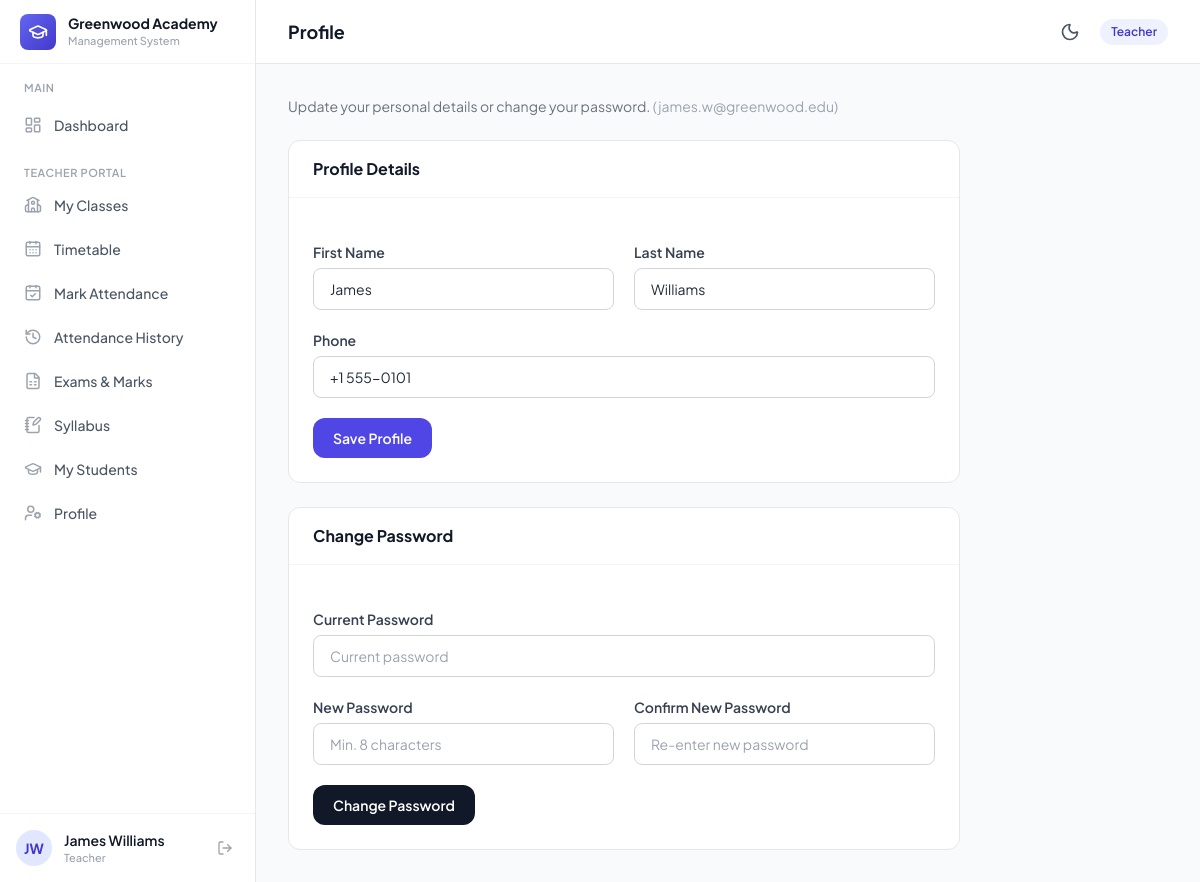
The app's page /profile/ (signed in) with its own data.
### core/models.py (models this page shows, shortened)
class School(models.Model):
    name = models.CharField(max_length=200)
    slug = models.SlugField(max_length=200, unique=True)
    logo = models.ImageField(upload_to='school_logos/', blank=True, null=True)
    plan = models.CharField(
        max_length=20,
        choices=PlanChoices.choices,
        default=PlanChoices.FREE,
    )
    subscription_plan = models.ForeignKey(
        SubscriptionPlan,
        on_delete=models.SET_NULL,
        null=True,
        blank=True,
        related_name='schools',
        help_text='The active subscription plan for this school. Overrides the legacy plan field.',
    )
    is_active = models.BooleanField(default=True)
    currency = models.CharField(
        max_length=3,
        choices=CurrencyChoices.choices,
        default=CurrencyChoices.USD,
        help_text='Currency used for fee invoices at this school.',
    )
    theme_color = models.CharField(
        max_length=20,
        choices=ThemeColorChoices.choices,
        default=ThemeColorChoices.INDIGO,
        help_text='Primary brand color for the school portal UI.',
    )
    created_at = models.DateTimeField(auto_now_add=True)
    class Meta:
        ordering = ['name']
    @property
    def currency_symbol(self):
        return CURRENCY_SYMBOLS.get(self.currency, self.currency)
    @property
    def theme_palette(self):
        return THEME_PALETTES.get(self.theme_color, THEME_PALETTES[ThemeColorChoices.INDIGO])

class User(AbstractUser):
    username = None  # Remove username field
    email = models.EmailField('email address', unique=True)
    school = models.ForeignKey(
        School,
        on_delete=models.CASCADE,
        null=True,
        blank=True,
        related_name='users',
    )
    primary_role = models.CharField(
        max_length=20,
        choices=PrimaryRoleChoices.choices,
        blank=True,
    )
    phone = models.CharField(max_length=20, blank=True)
    USERNAME_FIELD = 'email'
    REQUIRED_FIELDS = []  # email & password are required by default
    objects = UserManager()
    class Meta:
        ordering = ['first_name', 'last_name']
    @property
    def is_school_admin(self):
        return self.primary_role == PrimaryRoleChoices.SCHOOL_ADMIN
    @property
    def role_display(self):
        if self.is_superuser:
            return 'Platform Admin'
        return self.get_primary_role_display()

### core/views.py (the view, shortened to what this page needs)
# urls.py: path('profile/', views.profile_view, name='profile'),
@login_required
def profile_view(request):
    profile_form = ProfileUpdateForm(
        request.POST if request.POST.get('form_type') == 'profile' else None,
        instance=request.user,
    )
    password_form = ChangePasswordForm(
        request.user,
        request.POST if request.POST.get('form_type') == 'password' else None,
    )
    return render(request, 'core/profile.html', {
        'profile_form': profile_form,
        'password_form': password_form,
    })

### templates/core/profile.html (shortened to what this page needs)
{% extends "base.html" %}
{% block page_title %}Profile{% endblock %}
{% block content %}
<div class="max-w-2xl space-y-6">
    <p class="text-sm text-gray-500">
        Update your personal details or change your password.
        <span class="text-gray-400">({{ user.email }})</span>
    </p>
    <div class="bg-white rounded-xl border border-gray-200 overflow-hidden">
        <div class="px-6 py-4 border-b border-gray-100">
            <h3 class="text-base font-bold text-gray-900">Profile Details</h3>
        </div>
        <form method="post" class="p-6 space-y-5" novalidate>
            <div class="grid grid-cols-1 sm:grid-cols-2 gap-5">
                <div>
                    <label for="id_first_name" class="block text-sm font-semibold text-gray-700 mb-1.5">First Name</label>
                    {{ profile_form.first_name }}
                </div>
                <div>
                    <label for="id_last_name" class="block text-sm font-semibold text-gray-700 mb-1.5">Last Name</label>
                    {{ profile_form.last_name }}
                </div>
            </div>
            <div>
                <label for="id_phone" class="block text-sm font-semibold text-gray-700 mb-1.5">Phone</label>
                {{ profile_form.phone }}
            </div>
            <button type="submit" class="inline-flex items-center gap-2 px-5 py-2.5 rounded-xl bg-primary-600 text-white text-sm font-semibold hover:bg-primary-700">
                Save Profile
            </button>
        </form>
    </div>
    <div class="bg-white rounded-xl border border-gray-200 overflow-hidden">
        <div class="px-6 py-4 border-b border-gray-100">
            <h3 class="text-base font-bold text-gray-900">Change Password</h3>
        </div>
        <form method="post" class="p-6 space-y-5" novalidate>
            <div>
                <label for="id_current_password" class="block text-sm font-semibold text-gray-700 mb-1.5">Current Password</label>
                {{ password_form.current_password }}
            </div>
            <div class="grid grid-cols-1 sm:grid-cols-2 gap-5">
                <div>
                    <label for="id_new_password" class="block text-sm font-semibold text-gray-700 mb-1.5">New Password</label>
                    {{ password_form.new_password }}
                </div>
                <div>
                    <label for="id_new_password_confirm" class="block text-sm font-semibold text-gray-700 mb-1.5">Confirm New Password</label>
                    {{ password_form.new_password_confirm }}
                </div>
            </div>
            <button type="submit" class="inline-flex items-center gap-2 px-5 py-2.5 rounded-xl bg-gray-900 text-white text-sm font-semibold hover:bg-gray-800">
                Change Password
            </button>
        </form>
    </div>
</div>
{% endblock %}

### templates/base.html (shortened to what this page needs)
{% load static %}
<!DOCTYPE html>
<html lang="en" class="h-full">
<head>
    <script src="https://cdn.tailwindcss.com"></script>
    <link rel="stylesheet" href="{% static 'css/styles.css' %}">
</head>
<body class="h-full bg-gray-50 dark:bg-slate-900 font-sans text-gray-800 dark:text-slate-100 antialiased transition-colors duration-200">
    {% if user.is_authenticated %}
    <div class="h-screen flex overflow-hidden">
        <aside id="sidebar" class="fixed inset-y-0 left-0 z-30 w-64 bg-white dark:bg-slate-800 border-r border-gray-200 dark:border-slate-700/80 transform -translate-x-full lg:translate-x-0 transition-transform duration-300 ease-in-out flex flex-col">
            <div class="h-16 flex items-center gap-3 px-5 border-b border-gray-100 dark:border-slate-700/80 flex-shrink-0">
                <div class="w-9 h-9 rounded-lg bg-gradient-to-br from-primary-500 to-primary-700 flex items-center justify-center">
                    <i data-lucide="graduation-cap" class="w-5 h-5 text-white"></i>
                </div>
                <div class="min-w-0">
                    <h1 class="text-sm font-bold text-gray-900 dark:text-white truncate">
                        {% if current_school %}{{ current_school.name }}{% else %}SchoolHub{% endif %}
                    </h1>
                    <p class="text-[11px] text-gray-400 dark:text-slate-400 font-medium">Management System</p>
                </div>
            </div>
            <nav class="flex-1 px-3 py-4 space-y-1 overflow-y-auto">
                <p class="px-3 text-[11px] font-semibold text-gray-400 dark:text-slate-400 uppercase tracking-wider mb-2">Main</p>
                <a href="{% url 'core:dashboard' %}" class="nav-link group flex items-center gap-3 px-3 py-2.5 rounded-lg text-sm font-medium text-gray-600 dark:text-slate-300 hover:text-primary-700 dark:hover:text-primary-400 hover:bg-primary-50 dark:hover:bg-slate-700/60 transition-all duration-200">
                    <i data-lucide="layout-dashboard" class="w-[18px] h-[18px] text-gray-400 dark:text-slate-400 group-hover:text-primary-600 dark:group-hover:text-primary-400 transition-colors"></i>
                    Dashboard
                </a>
                {% if user.primary_role == 'teacher' %}
                <p class="px-3 pt-4 text-[11px] font-semibold text-gray-400 dark:text-slate-400 uppercase tracking-wider mb-2">Teacher Portal</p>
                <a href="{% url 'core:teacher_my_classes' %}" class="nav-link group flex items-center gap-3 px-3 py-2.5 rounded-lg text-sm font-medium text-gray-600 dark:text-slate-300 hover:text-primary-700 dark:hover:text-primary-400 hover:bg-primary-50 dark:hover:bg-slate-700/60 transition-all duration-200">
                    <i data-lucide="school" class="w-[18px] h-[18px] text-gray-400 dark:text-slate-400 group-hover:text-primary-600 dark:group-hover:text-primary-400 transition-colors"></i>
                    My Classes
                </a>
                <a href="{% url 'core:teacher_timetable' %}" class="nav-link group flex items-center gap-3 px-3 py-2.5 rounded-lg text-sm font-medium text-gray-600 dark:text-slate-300 hover:text-primary-700 dark:hover:text-primary-400 hover:bg-primary-50 dark:hover:bg-slate-700/60 transition-all duration-200">
                    <i data-lucide="calendar-days" class="w-[18px] h-[18px] text-gray-400 dark:text-slate-400 group-hover:text-primary-600 dark:group-hover:text-primary-400 transition-colors"></i>
                    Timetable
                </a>
                <a href="{% url 'core:attendance_mark' %}" class="nav-link group flex items-center gap-3 px-3 py-2.5 rounded-lg text-sm font-medium text-gray-600 dark:text-slate-300 hover:text-primary-700 dark:hover:text-primary-400 hover:bg-primary-50 dark:hover:bg-slate-700/60 transition-all duration-200">
                    <i data-lucide="calendar-check" class="w-[18px] h-[18px] text-gray-400 dark:text-slate-400 group-hover:text-primary-600 dark:group-hover:text-primary-400 transition-colors"></i>
                    Mark Attendance
                </a>
                <a href="{% url 'core:teacher_attendance_history' %}" class="nav-link group flex items-center gap-3 px-3 py-2.5 rounded-lg text-sm font-medium text-gray-600 dark:text-slate-300 hover:text-primary-700 dark:hover:text-primary-400 hover:bg-primary-50 dark:hover:bg-slate-700/60 transition-all duration-200">
                    <i data-lucide="history" class="w-[18px] h-[18px] text-gray-400 dark:text-slate-400 group-hover:text-primary-600 dark:group-hover:text-primary-400 transition-colors"></i>
                    Attendance History
                </a>
                <a href="{% url 'core:exam_list' %}" class="nav-link group flex items-center gap-3 px-3 py-2.5 rounded-lg text-sm font-medium text-gray-600 dark:text-slate-300 hover:text-primary-700 dark:hover:text-primary-400 hover:bg-primary-50 dark:hover:bg-slate-700/60 transition-all duration-200">
                    <i data-lucide="file-spreadsheet" class="w-[18px] h-[18px] text-gray-400 dark:text-slate-400 group-hover:text-primary-600 dark:group-hover:text-primary-400 transition-colors"></i>
                    Exams & Marks
                </a>
                <a href="{% url 'core:teacher_syllabus_list' %}" class="nav-link group flex items-center gap-3 px-3 py-2.5 rounded-lg text-sm font-medium text-gray-600 dark:text-slate-300 hover:text-primary-700 dark:hover:text-primary-400 hover:bg-primary-50 dark:hover:bg-slate-700/60 transition-all duration-200">
                    <i data-lucide="notebook-pen" class="w-[18px] h-[18px] text-gray-400 dark:text-slate-400 group-hover:text-primary-600 dark:group-hover:text-primary-400 transition-colors"></i>
                    Syllabus
                </a>
                <a href="{% url 'core:teacher_students' %}" class="nav-link group flex items-center gap-3 px-3 py-2.5 rounded-lg text-sm font-medium text-gray-600 dark:text-slate-300 hover:text-primary-700 dark:hover:text-primary-400 hover:bg-primary-50 dark:hover:bg-slate-700/60 transition-all duration-200">
                    <i data-lucide="graduation-cap" class="w-[18px] h-[18px] text-gray-400 dark:text-slate-400 group-hover:text-primary-600 dark:group-hover:text-primary-400 transition-colors"></i>
                    My Students
                </a>
                <a href="{% url 'core:profile' %}" class="nav-link group flex items-center gap-3 px-3 py-2.5 rounded-lg text-sm font-medium text-gray-600 dark:text-slate-300 hover:text-primary-700 dark:hover:text-primary-400 hover:bg-primary-50 dark:hover:bg-slate-700/60 transition-all duration-200">
                    <i data-lucide="user-cog" class="w-[18px] h-[18px] text-gray-400 dark:text-slate-400 group-hover:text-primary-600 dark:group-hover:text-primary-400 transition-colors"></i>
                    Profile
                </a>
                {% endif %}
            </nav>
            <div class="flex-shrink-0 border-t border-gray-100 dark:border-slate-700/80 p-4">
                <div class="flex items-center gap-3">
                    <div class="w-9 h-9 rounded-full bg-primary-100 dark:bg-primary-950/80 flex items-center justify-center flex-shrink-0">
                        <span class="text-sm font-bold text-primary-700 dark:text-primary-300">
                            {{ user.first_name|first|upper }}{{ user.last_name|first|upper }}
                        </span>
                    </div>
                    <div class="min-w-0 flex-1">
                        <p class="text-sm font-semibold text-gray-900 dark:text-white truncate">
                            {{ user.get_full_name }}
                        </p>
                        <p class="text-[11px] text-gray-400 dark:text-slate-400 font-medium">{{ user_role_display }}</p>
                    </div>
                    <a href="{% url 'core:logout' %}" class="p-1.5 rounded-lg text-gray-400 dark:text-slate-400 hover:text-red-500 dark:hover:text-red-400 hover:bg-red-50 dark:hover:bg-red-950/30 transition-all duration-200" title="Logout">
                        <i data-lucide="log-out" class="w-4 h-4"></i>
                    </a>
                </div>
            </div>
        </aside>
        <div class="flex-1 flex flex-col h-full min-w-0 lg:ml-64 overflow-hidden">
            <header class="h-16 bg-white dark:bg-slate-800 border-b border-gray-200 dark:border-slate-700/80 flex items-center justify-between px-4 lg:px-8 flex-shrink-0 transition-colors">
                <div class="flex items-center gap-3">
                    <h2 class="text-lg font-bold text-gray-900 dark:text-white">{% block page_title %}Dashboard{% endblock %}</h2>
                </div>
                <div class="flex items-center gap-3">
                    <button onclick="toggleTheme()" id="theme-toggle-btn" class="p-2 rounded-xl text-gray-500 dark:text-slate-300 hover:bg-gray-100 dark:hover:bg-slate-700 focus:outline-none transition-colors flex items-center justify-center" title="Toggle Light/Dark Theme" aria-label="Toggle theme">
                        <i data-lucide="moon" class="w-5 h-5 text-gray-600 block dark:hidden"></i>
                    </button>
                    <span class="hidden sm:inline-flex items-center px-2.5 py-1 rounded-full text-xs font-semibold bg-primary-50 dark:bg-primary-950/60 text-primary-700 dark:text-primary-300 border border-transparent dark:border-primary-800/40">
                        {{ user_role_display }}
                    </span>
                </div>
            </header>
            <main class="flex-1 overflow-y-auto p-4 lg:p-8">
                {% block content %}{% endblock %}
            </main>
        </div>
    </div>
    {% else %}
        {% block public_content %}{% endblock %}
    {% endif %}
</body>
</html>

### records on screen
School: name "Greenwood Academy"
User: first_name|first "J", last_name|first "W", get_full_name "James Williams", primary_role "Teacher", email "james.w@greenwood.edu", first_name "James", last_name "Williams", phone "+1 555-0101"
